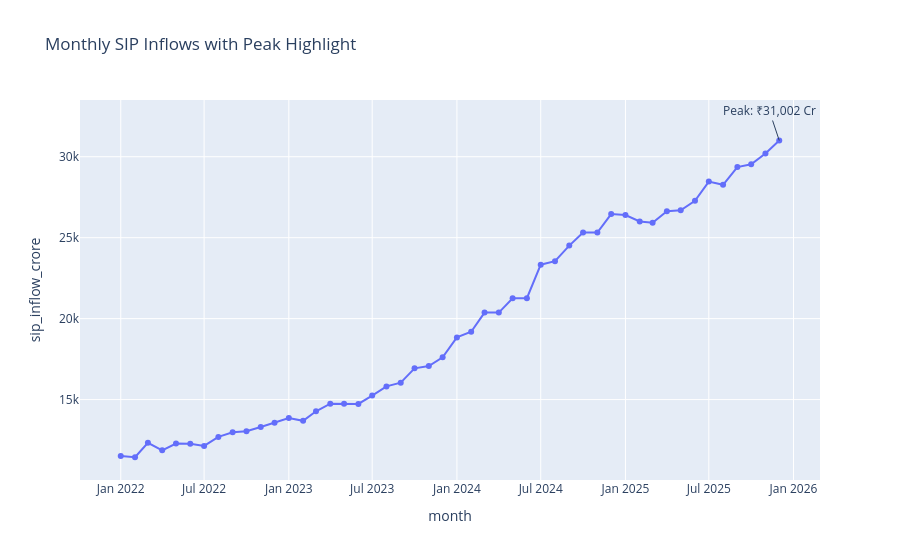

Write notebook code for a chart like this one.
### Code cell
peak_row = sip.loc[
    sip["sip_inflow_crore"].idxmax()
]

fig = px.line(
    sip,
    x="month",
    y="sip_inflow_crore",
    markers=True,
    title="Monthly SIP Inflows with Peak Highlight"
)

fig.add_annotation(
    x=peak_row["month"],
    y=peak_row["sip_inflow_crore"],
    text=f"Peak: ₹{peak_row['sip_inflow_crore']:,} Cr",
    showarrow=True
)

fig.show()

### Figure 1 — Plotly figure (JSON) as saved in the notebook; plotly's stock layout.template omitted (floating-point values rounded to 4 significant figures)
{"data": [{"hovertemplate": "month=%{x}<br>sip_inflow_crore=%{y}<extra></extra>", "legendgroup": "", "line": {"color": "#636efa", "dash": "solid"}, "marker": {"symbol": "circle"}, "mode": "lines+markers", "name": "", "orientation": "v", "showlegend": false, "type": "scatter", "x": ["2022-01-01T00:00:00", "2022-02-01T00:00:00", "2022-03-01T00:00:00", "2022-04-01T00:00:00", "2022-05-01T00:00:00", "2022-06-01T00:00:00", "2022-07-01T00:00:00", "2022-08-01T00:00:00", "2022-09-01T00:00:00", "2022-10-01T00:00:00", "2022-11-01T00:00:00", "2022-12-01T00:00:00", "2023-01-01T00:00:00", "2023-02-01T00:00:00", "2023-03-01T00:00:00", "2023-04-01T00:00:00", "2023-05-01T00:00:00", "2023-06-01T00:00:00", "2023-07-01T00:00:00", "2023-08-01T00:00:00", "2023-09-01T00:00:00", "2023-10-01T00:00:00", "2023-11-01T00:00:00", "2023-12-01T00:00:00", "2024-01-01T00:00:00", "2024-02-01T00:00:00", "2024-03-01T00:00:00", "2024-04-01T00:00:00", "2024-05-01T00:00:00", "2024-06-01T00:00:00", "2024-07-01T00:00:00", "2024-08-01T00:00:00", "2024-09-01T00:00:00", "2024-10-01T00:00:00", "2024-11-01T00:00:00", "2024-12-01T00:00:00", "2025-01-01T00:00:00", "2025-02-01T00:00:00", "2025-03-01T00:00:00", "2025-04-01T00:00:00", "2025-05-01T00:00:00", "2025-06-01T00:00:00", "2025-07-01T00:00:00", "2025-08-01T00:00:00", "2025-09-01T00:00:00", "2025-10-01T00:00:00", "2025-11-01T00:00:00", "2025-12-01T00:00:00"], "xaxis": "x", "y": [11517, 11438, 12328, 11863, 12286, 12276, 12140, 12694, 12976, 13040, 13306, 13573, 13856, 13687, 14276, 14749, 14749, 14734, 15245, 15814, 16042, 16928, 17073, 17610, 18838, 19187, 20371, 20371, 21262, 21262, 23332, 23547, 24509, 25323, 25320, 26459, 26400, 25999, 25926, 26632, 26688, 27274, 28464, 28265, 29361, 29529, 30200, 31002], "yaxis": "y"}], "layout": {"annotations": [{"showarrow": true, "text": "Peak: ₹31,002 Cr", "x": "2025-12-01T00:00:00", "y": 31002}], "legend": {"tracegroupgap": 0}, "title": {"text": "Monthly SIP Inflows with Peak Highlight"}, "xaxis": {"anchor": "y", "domain": [0, 1], "title": {"text": "month"}}, "yaxis": {"anchor": "x", "domain": [0, 1], "title": {"text": "sip_inflow_crore"}}}}
